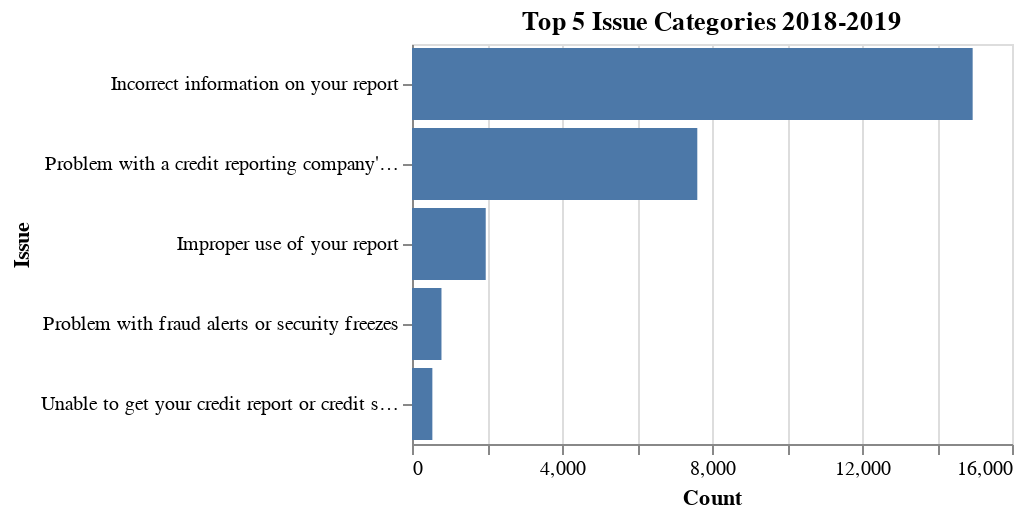

The cell this chart's notebook holds for it:
### Code cell
#Code to make Experian Chart
experian_df = df_date[df_date['Company'].values  == 'Experian Information Solutions Inc.']

experian_issues_df = experian_df.groupby('Issue')['Issue'].count().reset_index(name='count') \
    .sort_values(['count'], ascending=False)


#create a dataframe that only has data for complaints with public customer complaint narrative
experian_narrative_only_df = experian_df.dropna(subset=['Consumer complaint narrative'])

experian_narrative_only_issues_df = experian_narrative_only_df.groupby('Issue')['Issue'].count().reset_index(name='Count') \
    .sort_values(['Count'], ascending=False)

experian_bars = alt.Chart(experian_narrative_only_issues_df.head(5)).mark_bar().encode(
    x='Count:Q',
    y=alt.Y('Issue:N', sort='-x')
).properties(width=300, height =200, title='Top 5 Issue Categories 2018-2019').configure_legend(
    labelLimit= 300, titleFontSize = 18, labelFontSize=15)

experian_bars

# print(experian_issues_df)

# print(experian_narrative_only_issues_df)

### Figure 1 — Vega-Lite specification as saved in the notebook (floating-point values rounded to 4 significant figures)
{"config": {"view": {"continuousWidth": 400, "continuousHeight": 300}, "legend": {"labelFontSize": 15, "labelLimit": 300, "titleFontSize": 18}}, "data": {"name": "data-dc21d3992d280c1890c69148f2684389"}, "mark": "bar", "encoding": {"x": {"field": "Count", "type": "quantitative"}, "y": {"field": "Issue", "sort": "-x", "type": "nominal"}}, "height": 200, "title": "Top 5 Issue Categories 2018-2019", "width": 300, "$schema": "https://vega.github.io/schema/vega-lite/v4.17.0.json", "datasets": {"data-dc21d3992d280c1890c69148f2684389": [{"Issue": "Incorrect information on your report", "Count": 14951}, {"Issue": "Problem with a credit reporting company's investigation into an existing problem", "Count": 7608}, {"Issue": "Improper use of your report", "Count": 1966}, {"Issue": "Problem with fraud alerts or security freezes", "Count": 786}, {"Issue": "Unable to get your credit report or credit score", "Count": 543}]}}
